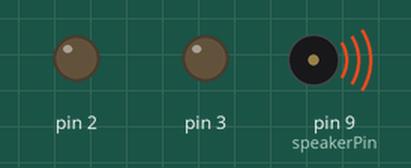
The sketch below on a simulated Arduino Uno, built with avr-gcc and run on an emulated ATmega328P. Shown: output pins drawn as LEDs (lit = HIGH), buzzer (waves = sounding).

Above: at 0.17 s.
At 1.0 s:
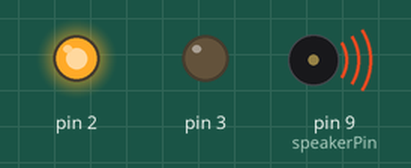
At 10.52 s:
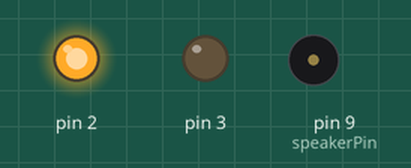
At 20.43 s:
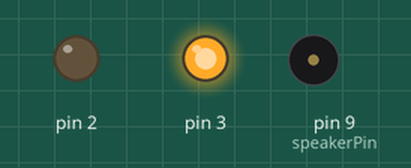
At 30.4 s:
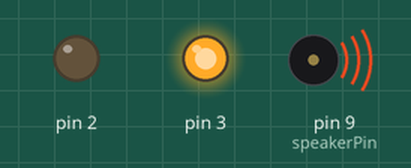
Timing chart, 0 to 40.0 s (numbered marks = the images above):
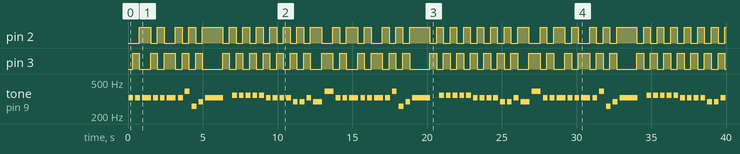

Measured:
- by itself, pin 2, pin 3: moves between LOW and HIGH, repeating every 13.9 s
- by itself, tone on pin 9 (speakerPin): plays 328 Hz for 0.32 s, 328 Hz for 0.32 s, 328 Hz for 0.60 s, 328 Hz for 0.32 s, 328 Hz for 0.32 s, 328 Hz for 0.60 s … (73 notes in this stretch)

The sketch:

Natal.ino
```cpp
/* Codigo adaptado por Gustavo Silveira
 *  www.musiconerd.com
 */

int speakerPin = 9;

int length = 26;
char notes[] = "eeeeeeegcde fffffeeeeddedg";
int beats[] = { 1, 1, 2, 1, 1, 2, 1, 1, 1, 1, 4, 1, 1, 1, 1, 1, 1, 1, 1, 1, 1, 1, 1, 1, 2, 2};
int tempo = 300;

boolean ledOnOff = true;

void playTone(int tone, int duration) {
  for (long i = 0; i < duration * 1000L; i += tone * 2) {
    digitalWrite(speakerPin, HIGH);
    delayMicroseconds(tone);
    digitalWrite(speakerPin, LOW);
    delayMicroseconds(tone);
  }
}

void playNote(char note, int duration) {
  char names[] = { 'c', 'd', 'e', 'f', 'g', 'a', 'b', 'C' };
  int tones[] = { 1915, 1700, 1519, 1432, 1275, 1136, 1014, 956 };

  // play the tone corresponding to the note name
  for (int i = 0; i < 8; i++) {
    if (names[i] == note) {
      playTone(tones[i], duration);
    }
  }
}

void setup() {
  pinMode(speakerPin, OUTPUT);
  pinMode(2, OUTPUT);
  pinMode(3, OUTPUT);
}

void loop() {
  for (int i = 0; i < length; i++) {
    if (notes[i] == ' ') {
      delay(beats[i] * tempo); // rest
      blinky();
    } else {
      playNote(notes[i], beats[i] * tempo);
      blinky();
    }

    // pause between notes
    delay(tempo / 2);
  }
}

void blinky() {
  if (ledOnOff == true) {
    digitalWrite(2, LOW);
    digitalWrite(3, HIGH);
    ledOnOff = !ledOnOff;
  }
  else {
    digitalWrite(3, LOW);
    digitalWrite(2, HIGH);
    ledOnOff = !ledOnOff;
  }
}
```
